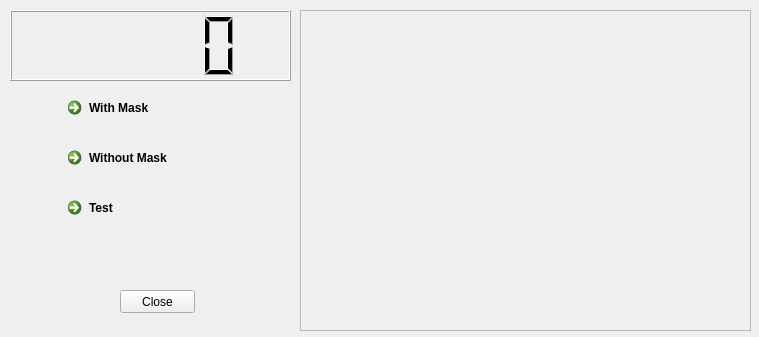
<?xml version="1.0" encoding="UTF-8"?>
<ui version="4.0">
 <class>Dialog</class>
 <widget class="QDialog" name="Dialog">
  <property name="geometry">
   <rect>
    <x>0</x>
    <y>0</y>
    <width>759</width>
    <height>337</height>
   </rect>
  </property>
  <property name="windowTitle">
   <string>Dialog</string>
  </property>
  <widget class="QLCDNumber" name="lcdNumber">
   <property name="geometry">
    <rect>
     <x>10</x>
     <y>10</y>
     <width>281</width>
     <height>71</height>
    </rect>
   </property>
  </widget>
  <widget class="QCommandLinkButton" name="commandLinkButton">
   <property name="geometry">
    <rect>
     <x>60</x>
     <y>90</y>
     <width>185</width>
     <height>41</height>
    </rect>
   </property>
   <property name="styleSheet">
    <string notr="true">background-color: rgb(85, 170, 255);
font: 14pt &quot;MS Shell Dlg 2&quot;;</string>
   </property>
   <property name="text">
    <string>With Mask</string>
   </property>
  </widget>
  <widget class="QCommandLinkButton" name="commandLinkButton_2">
   <property name="geometry">
    <rect>
     <x>60</x>
     <y>140</y>
     <width>185</width>
     <height>41</height>
    </rect>
   </property>
   <property name="styleSheet">
    <string notr="true">background-color: rgb(85, 170, 255);
font: 14pt &quot;MS Shell Dlg 2&quot;;</string>
   </property>
   <property name="text">
    <string>Without Mask</string>
   </property>
  </widget>
  <widget class="QCommandLinkButton" name="commandLinkButton_3">
   <property name="geometry">
    <rect>
     <x>60</x>
     <y>190</y>
     <width>185</width>
     <height>41</height>
    </rect>
   </property>
   <property name="minimumSize">
    <size>
     <width>0</width>
     <height>41</height>
    </size>
   </property>
   <property name="styleSheet">
    <string notr="true">background-color: rgb(85, 170, 255);
font: 14pt &quot;MS Shell Dlg 2&quot;;</string>
   </property>
   <property name="text">
    <string>Test</string>
   </property>
  </widget>
  <widget class="QPushButton" name="pushButton">
   <property name="geometry">
    <rect>
     <x>120</x>
     <y>290</y>
     <width>75</width>
     <height>23</height>
    </rect>
   </property>
   <property name="styleSheet">
    <string notr="true">font: 10pt &quot;MS Shell Dlg 2&quot;;</string>
   </property>
   <property name="text">
    <string>Close</string>
   </property>
  </widget>
  <widget class="QFrame" name="frame">
   <property name="geometry">
    <rect>
     <x>300</x>
     <y>10</y>
     <width>451</width>
     <height>321</height>
    </rect>
   </property>
   <property name="frameShape">
    <enum>QFrame::StyledPanel</enum>
   </property>
   <property name="frameShadow">
    <enum>QFrame::Raised</enum>
   </property>
  </widget>
 </widget>
 <resources/>
 <connections/>
</ui>
